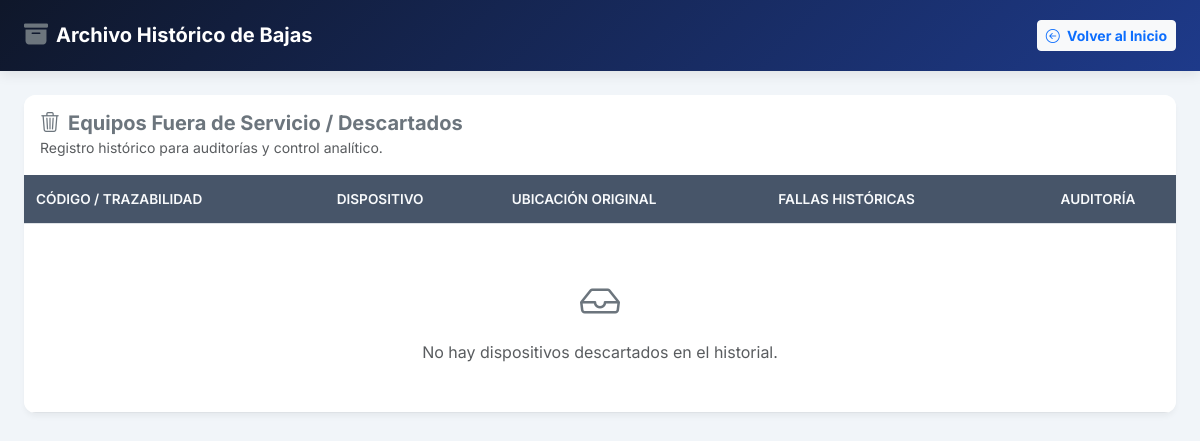
/descartados, run on an earlier commit of the app's database.
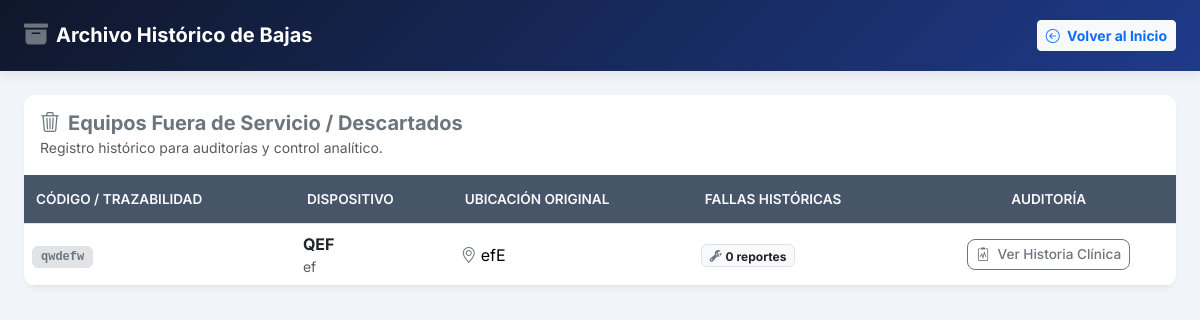
And on a later commit of the database.
### tables this page shows
CREATE TABLE equipos (
        id INTEGER PRIMARY KEY AUTOINCREMENT,
        codigo_trazabilidad TEXT UNIQUE NOT NULL,
        numero_serie TEXT NOT NULL,
        nombre TEXT NOT NULL,
        marca TEXT NOT NULL,
        ubicacion TEXT NOT NULL,
        puntaje_funcion REAL DEFAULT 5.0,
        puntaje_aplicacion REAL DEFAULT 5.0,
        puntaje_mantenimiento REAL DEFAULT 3.0,
        manual_url TEXT,
        estado TEXT DEFAULT 'Activo'
        
    );

### app.py (the view)
@app.route("/descartados")
def equipos_descartados():
    filas_baja = obtener_equipos_descartados()
    return render_template("descartados.html", equipos=filas_baja)

### db.py (called while the page is built)
def obtener_conexion():
    conexion = sqlite3.connect(RUTA_BD)
    conexion.row_factory = sqlite3.Row
    conexion.execute("PRAGMA foreign_keys = ON;")
    return conexion

def obtener_equipos_descartados():
    conexion = obtener_conexion()
    try:
        return conexion.execute("""
        SELECT e.*, COUNT(f.id) AS cantidad_fallas
        FROM equipos e
        LEFT JOIN historial_fallas f ON e.id = f.equipo_id
        WHERE e.estado = 'Descartado'
        GROUP BY e.id
        """).fetchall()
    finally:
        conexion.close()

### templates/descartados.html (shortened to what this page needs)
<!DOCTYPE html>
<html lang="es">
<head>
    <link href="https://cdn.jsdelivr.net/npm/bootstrap@5.3.3/dist/css/bootstrap.min.css" rel="stylesheet">
    <link rel="stylesheet" href="https://cdn.jsdelivr.net/npm/bootstrap-icons@1.11.3/font/bootstrap-icons.min.css">
</head>
<body>
<nav class="navbar navbar-dark navbar-custom py-3 mb-4">
    <div class="container-fluid px-4">
        <span class="navbar-brand mb-0 h1 d-flex align-items-center gap-2">
            <i class="bi bi-archive-fill text-secondary fs-4"></i>
            <span class="fw-bold">Archivo Histórico de Bajas</span>
        </span>
        <div class="d-flex align-items-center gap-3">
            <a href="/" class="btn btn-light btn-sm fw-bold text-primary"><i class="bi bi-arrow-left-circle me-1"></i> Volver al Inicio</a>
        </div>
    </div>
</nav>
<div class="container-fluid px-4 pb-5">
    <div class="card overflow-hidden">
        <div class="card-header bg-white py-3 border-0 d-flex justify-content-between align-items-center">
            <div>
                <h5 class="fw-bold mb-0 text-secondary"><i class="bi bi-trash3 text-secondary me-2"></i>Equipos Fuera de Servicio / Descartados</h5>
                <small class="text-muted">Registro histórico para auditorías y control analítico.</small>
            </div>
        </div>
        <div class="table-responsive">
            <table class="table table-hover align-middle mb-0">
                <thead>
                    <tr>
                        <th>Código / Trazabilidad</th>
                        <th>Dispositivo</th>
                        <th>Ubicación Original</th>
                        <th>Fallas Históricas</th>
                        <th class="text-center">Auditoría</th>
                    </tr>
                </thead>
                <tbody>
                    {% for eq in equipos %}
                    <tr>
                        <td>
                            <span class="badge bg-secondary-subtle text-secondary font-monospace border px-2 py-1">
                                {{ eq.codigo_trazabilidad }}
                            </span>
                        </td>
                        <td>
                            <div class="fw-bold text-dark">{{ eq.nombre }}</div>
                            <div class="text-muted small">{{ eq.marca }}</div>
                        </td>
                        <td><i class="bi bi-geo-alt text-secondary me-1"></i>{{ eq.ubicacion }}</td>
                        <td>
                            <span class="badge bg-light text-dark border">
                                <i class="bi bi-wrench-adjustable me-1 text-secondary"></i>{{ eq.cantidad_fallas }} reportes
                            </span>
                        </td>
                        <td class="text-center">
                            <a href="/equipo/{{ eq.id }}" class="btn btn-outline-secondary btn-sm btn-action">
                                <i class="bi bi-clipboard2-pulse me-1"></i> Ver Historia Clínica
                            </a>
                        </td>
                    </tr>
                    {% else %}
                    <tr>
                        <td colspan="5" class="text-center py-5 text-muted">
                            <i class="bi bi-inbox fs-1 d-block mb-2 text-secondary"></i>
                            No hay dispositivos descartados en el historial.
                        </td>
                    </tr>
                    {% endfor %}
                </tbody>
            </table>
        </div>
    </div>
</div>
</body>
</html>

What changed in the data, as far as the page shows it:
now on this page (row edited): equipos: codigo_trazabilidad "qwdefw", nombre "QEF", marca "ef", ubicacion "efE", cantidad_fallas "0"
Also different on the page:
text no longer shown: "No hay dispositivos descartados en el historial."
